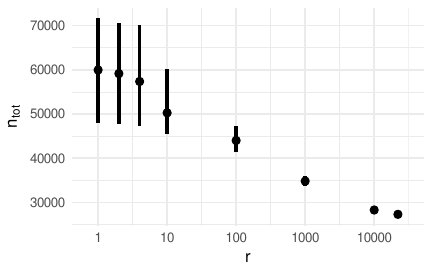

Write the R code that produced this figure.
suppressMessages(library(dplyr))
library(ggplot2)
library(patchwork)
library(purrr)
library(tidybayes)
library(tidyr)
source(here::here("utils.R"))

#############################################################################################
### LOAD THE ESTIMATES TO PLOT
#############################################################################################
posterior = readRDS(here::here("cis-imperfect-testing/STATS18744/means.rds"))

#############################################################################################
### CREATE FIGURE
#############################################################################################
fig = posterior |>
    filter(sensitivity == 0.8, survival_prior == "Informative", missed_model == "total") |>
    ggplot() +
    stat_pointinterval(
        aes(r, n_tot),
        .width = 0.95
    ) +
    standard_plot_theming() +
    scale_x_log10() +
    labs(y = expression(n[tot]))
ggsave(
    filename = here::here("cis-imperfect-testing/CIS_ntot.pdf"),
    plot = fig,
    width = 11,
    height = 7,
    units = "cm",
    dpi = 300
)